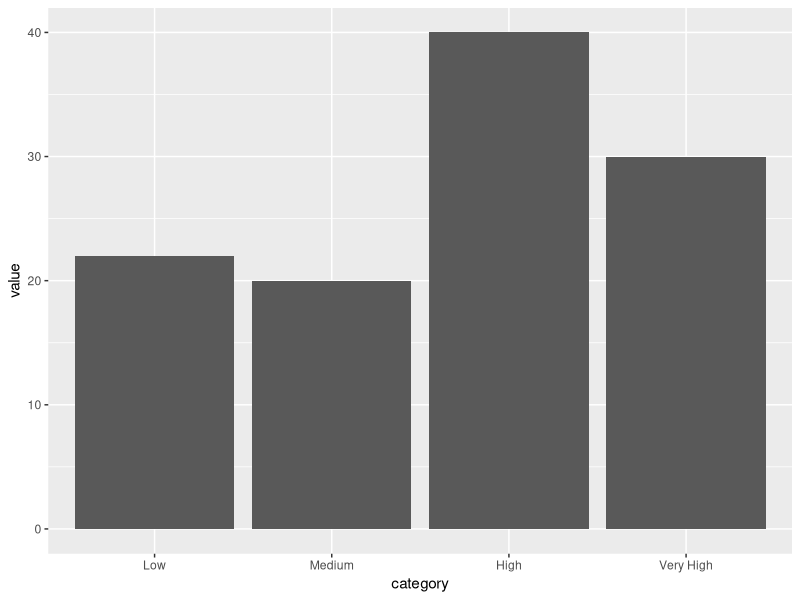

The R script that drew this image:
## ---- chunk 1
#| label: factors-manual-ordering
#| echo: true
#| eval: true

library(ggplot2)

# Specify levels explicitly
category_df <- data.frame(
  category = c("Low", "Medium", "High", "Very High", "Low", "High"),
  value = c(10, 20, 15, 30, 12, 25)
)

category_df$category <- factor(category_df$category,
                       levels = c("Low", "Medium", "High", "Very High"))

# Now plots will use this order!
ggplot(category_df, aes(x = category, y = value)) +
  geom_col()
